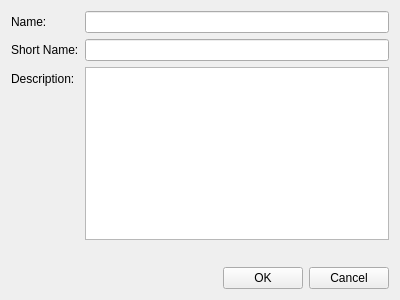
<?xml version="1.0" encoding="UTF-8"?>
<ui version="4.0">
 <class>SignalSlotExample</class>
 <widget class="QWidget" name="SignalSlotExample">
  <property name="geometry">
   <rect>
    <x>0</x>
    <y>0</y>
    <width>400</width>
    <height>300</height>
   </rect>
  </property>
  <property name="windowTitle">
   <string>Form</string>
  </property>
  <layout class="QVBoxLayout" name="verticalLayout">
   <item>
    <layout class="QFormLayout" name="formLayout">
     <item row="0" column="0">
      <widget class="QLabel" name="nameLabel">
       <property name="text">
        <string>Name:</string>
       </property>
      </widget>
     </item>
     <item row="0" column="1">
      <widget class="QLineEdit" name="nameLineEdit"/>
     </item>
     <item row="1" column="0">
      <widget class="QLabel" name="shortNameLabel">
       <property name="text">
        <string>Short Name:</string>
       </property>
      </widget>
     </item>
     <item row="1" column="1">
      <widget class="QLineEdit" name="shortNameLineEdit"/>
     </item>
     <item row="2" column="0">
      <widget class="QLabel" name="descriptionLabel">
       <property name="text">
        <string>Description:</string>
       </property>
      </widget>
     </item>
     <item row="2" column="1">
      <widget class="QTextEdit" name="descriptionTextEdit"/>
     </item>
    </layout>
   </item>
   <item>
    <spacer name="verticalSpacer">
     <property name="orientation">
      <enum>Qt::Vertical</enum>
     </property>
     <property name="sizeHint" stdset="0">
      <size>
       <width>20</width>
       <height>40</height>
      </size>
     </property>
    </spacer>
   </item>
   <item>
    <layout class="QHBoxLayout" name="horizontalLayout">
     <item>
      <spacer name="horizontalSpacer">
       <property name="orientation">
        <enum>Qt::Horizontal</enum>
       </property>
       <property name="sizeHint" stdset="0">
        <size>
         <width>40</width>
         <height>20</height>
        </size>
       </property>
      </spacer>
     </item>
     <item>
      <widget class="QPushButton" name="okButton">
       <property name="text">
        <string>OK</string>
       </property>
      </widget>
     </item>
     <item>
      <widget class="QPushButton" name="cancelButton">
       <property name="text">
        <string>Cancel</string>
       </property>
      </widget>
     </item>
    </layout>
   </item>
  </layout>
 </widget>
 <resources/>
 <connections/>
</ui>
